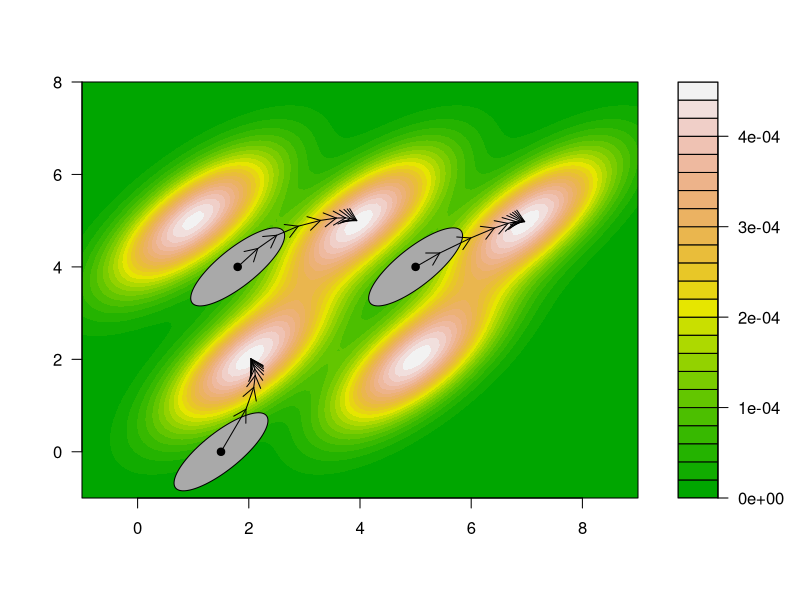

The R script that drew this image:
library(lattice)
library(mvtnorm)
library(numDeriv)
library(ellipse)

w_cov = matrix(c(1, 0.7, 0.7, 1), ncol = 2)
G = matrix(c(1, 0.8, 0.8, 1)/2, ncol = 2)

W_bar = function(x) {
    log(
    dmvnorm(x, mean = c(4, 5), sigma = w_cov) + 
    dmvnorm(x, mean = c(1, 5), sigma = w_cov) + 
    dmvnorm(x, mean = c(2, 2), sigma = w_cov) + 
    dmvnorm(x, mean = c(7, 5), sigma = w_cov) + 
    dmvnorm(x, mean = c(5, 2), sigma = w_cov))
}

x <- seq(-1, 9, 0.1) ## valores para mu
y <- seq(-1, 8, 0.1)
X <- as.matrix( expand.grid(x, y))
colnames(X) <- c("mu","var")
Z <- vector()
for(i in 1:nrow(X)){
  Z[i] <- W_bar(c(X[i,1], X[i,2]))
}
Z = exp(Z - log(sum(exp(Z))))
b <- matrix(Z, length(x))

grad = grad(W_bar, c(5, 5)) 
gen = 10

png("multipeaklandscape.png", width = 948, height = 567)
filled.contour(x, y, z = b,color = terrain.colors,
               plot.axes = { 
                 axis(1); 
                 axis(2);
                 current_gen = c(1.8,4)
                 polygon(ellipse(0.8, centre = current_gen, level = 0.3), type = 'l', col = "darkgray")
                 points(current_gen[1], current_gen[2], pch = 19)
                 for(i in 1:gen){
                   next_gen = current_gen + G%*%grad(W_bar, t(current_gen))
                   arrows(current_gen[1], current_gen[2], next_gen[1], next_gen[2], pch = 18, length = 0.14)
                   current_gen = next_gen
                 }
                 current_gen = c(1.5,0)
                 polygon(ellipse(0.8, centre = current_gen, level = 0.3), type = 'l', col = "darkgray")
                 points(current_gen[1], current_gen[2], pch = 19)
                 for(i in 1:gen){
                   next_gen = current_gen + G%*%grad(W_bar, t(current_gen))
                   arrows(current_gen[1], current_gen[2], next_gen[1], next_gen[2], pch = 18, length = 0.14)
                   current_gen = next_gen
                 }
                 current_gen = c(5,4)
                 polygon(ellipse(0.8, centre = current_gen, level = 0.3), type = 'l', col = "darkgray")
                 points(current_gen[1], current_gen[2], pch = 19)
                 for(i in 1:gen){
                   next_gen = current_gen + G%*%grad(W_bar, t(current_gen))
                   arrows(current_gen[1], current_gen[2], next_gen[1], next_gen[2], pch = 18, length = 0.14)
                   current_gen = next_gen
                 }
               }
)
dev.off()
